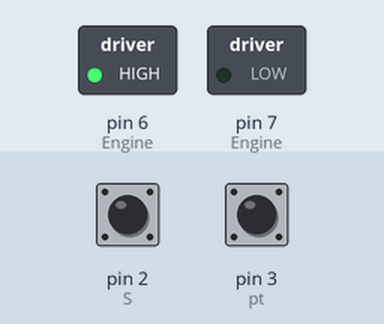
This sketch was run on a simulated Arduino Uno, built with avr-gcc and run on an emulated ATmega328P. Shown: switched loads named in the sketch (green lamp = pin HIGH). The test bench sets the inputs (shaded band); at power-on: pin 2 (S) HIGH, pin 3 (pt) HIGH. What the sketch prints to the serial monitor is not drawn.

Above: at 0.2 s.
Timing chart, 0 to 1.7 s (numbered marks = the images above):
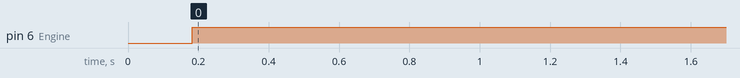

The sketch:

INTERRUPT.ino
```cpp
// Connect Motor in the pin 6 and 7
// Normal State Of Engine Running
volatile byte state1 = LOW;
volatile byte state2 = HIGH;
//Interupt Pin setting
byte pt = 3; //Engine Failure Interrupt Pin
byte S = 2; //Takeoff Abort Interrupt Pin

void setup()
{
  Serial.begin(9600);
  // put your setup code here, to run once:
  attachInterrupt(digitalPinToInterrupt(pt), P1 , CHANGE); //Engine Failure Interrupt
  attachInterrupt(digitalPinToInterrupt(S), SWITCH , CHANGE); //Speed Less than Decision Speed. Interrupt _ Abort Takeoff - Master Interrupt
  pinMode(6, OUTPUT); // Engine (Motor) Connection Pin
  pinMode(7, OUTPUT); // Engine (Motor) Connection Pin
  pinMode(pt, INPUT_PULLUP);
  pinMode(S,INPUT_PULLUP);
}

void loop()
{
  //Motor Connection pin
  digitalWrite(6, state1);
  digitalWrite(7, state2);
  //Serial.println(state1); // Motor State
  //Serial.println(state2); // Motor State
}

void P1()
{
  //int sensorValuept = digitalRead(pt);
  //Serial.println(sensorValuept);
  Serial.println("Engine Failure Detected");
  state1 = LOW;
  state2 = LOW; // Turn off the Power Supply to the Engine (Motor Stops Spining)
  Serial.println("Turing Off the power supply to the Engine");
  Serial.println("Check for the Decision speed");// If the Aircraft speed is less than that of the decision speed of the runway, then Interrupt the master Interrupt Pin
  Serial.println(state1);
  Serial.println(state2);
}
void SWITCH()
{
  //int sensorValueS = digitalRead(S);
  //Serial.println(sensorValueS);
  //Abort takeoff_ if the speed is less than Decision speed
  detachInterrupt(pt);
  // Enabling Thrust Reversal (Motor Spins Oppiste Direction)
  state1 = HIGH;
  state2 = LOW;
  Serial.println("Speed is Less than Decision Speed - Takeoff Aborted");
  Serial.println("Spoilers Deployed");
  Serial.println("Hydraulic Braking System is ON");
  Serial.println("Enabling Thrust Reversal"); // Simulated Here as Rotating the motor in Opposite Direction
  Serial.println(state1);
  Serial.println(state2);
}
```

Measured:
- by itself, pin 6 (Engine): LOW → HIGH at 0.18 s
